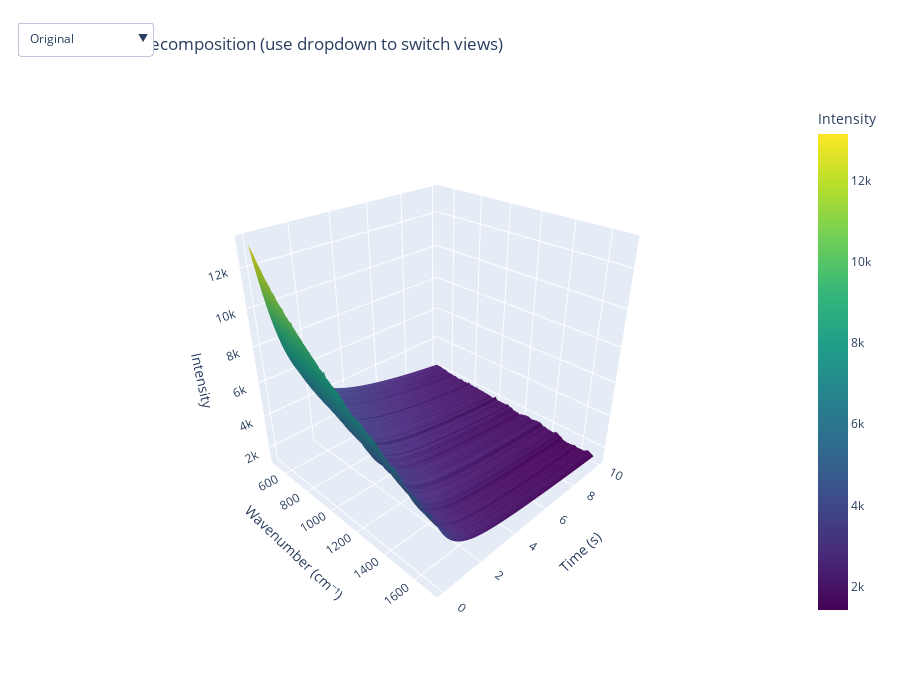

Notebook source saved alongside this figure:
### Code cell
# Visualise results
visualise_decomposition(
    model=model,
    dataset=synthetic_ds.isel(sample=0),
)


# from decomposition import visualise_decomposition_3d
# visualise_decomposition_3d(model, time_series, wavenumbers_arr, time_values)




# compare predicted vs actual fluorophore spectra
predicted_bases = model.fluorophore_bases.cpu().detach().numpy()  # (n_fluorophores, n_wavenumbers)
actual_bases = synthetic_ds.isel(sample=0).fluorophore_bases_gt.values  # (n_fluorophores, n_wavenumbers)
pu.compare_spectra(
    [pu.convert_to_spectral_data(predicted_bases, wavenumbers=wavenumbers_arr),
     pu.convert_to_spectral_data(actual_bases, wavenumbers=wavenumbers_arr) ],
    titles=["Predicted Fluorophore Bases", "Actual Fluorophore Bases"],
    n_samples=3,
    height=3,
    separate_samples=True,
    width=10,
)

actual_bases = synthetic_ds.isel(sample=0).fluorophore_bases_gt.values

from decomposition import visualise_decomposition_3d
visualise_decomposition_3d(model, time_series, wavenumbers_arr, time_values)

### Figure 1 — Plotly figure (JSON) as saved in the notebook; plotly's stock layout.template omitted (floating-point values rounded to 4 significant figures; data arrays with more than 128 entries replaced by an {"elided": "..."} marker saying what was removed)
{"data": [{"colorbar": {"title": {"text": "Intensity"}, "x": 1.02}, "colorscale": [[0, "#440154"], [0.1111, "#482878"], [0.2222, "#3e4989"], [0.3333, "#31688e"], [0.4444, "#26828e"], [0.5556, "#1f9e89"], [0.6667, "#35b779"], [0.7778, "#6ece58"], [0.8889, "#b5de2b"], [1, "#fde725"]], "name": "Original", "type": "surface", "visible": true, "x": {"elided": "315 float values"}, "y": [0.0, 0.1, 0.2, 0.3, 0.4, 0.5, 0.6, 0.7, 0.8, 0.9, 1.0, 1.1, 1.2, 1.3, 1.4, 1.5, 1.6, 1.7, 1.8, 1.9, 2.0, 2.1, 2.2, 2.3, 2.4, 2.5, 2.6, 2.7, 2.8, 2.9, 3.0, 3.1, 3.2, 3.3, 3.4, 3.5, 3.6, 3.7, 3.8, 3.9, 4.0, 4.1, 4.2, 4.3, 4.4, 4.5, 4.6, 4.7, 4.8, 4.9, 5.0, 5.1, 5.2, 5.3, 5.4, 5.5, 5.6, 5.7, 5.8, 5.9, 6.0, 6.1, 6.2, 6.3, 6.4, 6.5, 6.6, 6.7, 6.8, 6.9, 7.0, 7.1, 7.2, 7.3, 7.4, 7.5, 7.6, 7.7, 7.8, 7.9, 8.0, 8.1, 8.2, 8.3, 8.4, 8.5, 8.6, 8.7, 8.8, 8.9, 9.0, 9.1, 9.2, 9.3, 9.4, 9.5, 9.6, 9.7, 9.8, 9.9, 10.0], "z": {"elided": "101x315 float values"}}, {"colorscale": [[0, "#440154"], [0.1111, "#482878"], [0.2222, "#3e4989"], [0.3333, "#31688e"], [0.4444, "#26828e"], [0.5556, "#1f9e89"], [0.6667, "#35b779"], [0.7778, "#6ece58"], [0.8889, "#b5de2b"], [1, "#fde725"]], "name": "Reconstructed", "type": "surface", "visible": false, "x": {"elided": "315 float values"}, "y": [0.0, 0.1, 0.2, 0.3, 0.4, 0.5, 0.6, 0.7, 0.8, 0.9, 1.0, 1.1, 1.2, 1.3, 1.4, 1.5, 1.6, 1.7, 1.8, 1.9, 2.0, 2.1, 2.2, 2.3, 2.4, 2.5, 2.6, 2.7, 2.8, 2.9, 3.0, 3.1, 3.2, 3.3, 3.4, 3.5, 3.6, 3.7, 3.8, 3.9, 4.0, 4.1, 4.2, 4.3, 4.4, 4.5, 4.6, 4.7, 4.8, 4.9, 5.0, 5.1, 5.2, 5.3, 5.4, 5.5, 5.6, 5.7, 5.8, 5.9, 6.0, 6.1, 6.2, 6.3, 6.4, 6.5, 6.6, 6.7, 6.8, 6.9, 7.0, 7.1, 7.2, 7.3, 7.4, 7.5, 7.6, 7.7, 7.8, 7.9, 8.0, 8.1, 8.2, 8.3, 8.4, 8.5, 8.6, 8.7, 8.8, 8.9, 9.0, 9.1, 9.2, 9.3, 9.4, 9.5, 9.6, 9.7, 9.8, 9.9, 10.0], "z": {"elided": "101x315 float values"}}, {"cmid": 0, "colorscale": [[0, "rgb(103,0,31)"], [0.1, "rgb(178,24,43)"], [0.2, "rgb(214,96,77)"], [0.3, "rgb(244,165,130)"], [0.4, "rgb(253,219,199)"], [0.5, "rgb(247,247,247)"], [0.6, "rgb(209,229,240)"], [0.7, "rgb(146,197,222)"], [0.8, "rgb(67,147,195)"], [0.9, "rgb(33,102,172)"], [1, "rgb(5,48,97)"]], "name": "Residual", "type": "surface", "visible": false, "x": {"elided": "315 float values"}, "y": [0.0, 0.1, 0.2, 0.3, 0.4, 0.5, 0.6, 0.7, 0.8, 0.9, 1.0, 1.1, 1.2, 1.3, 1.4, 1.5, 1.6, 1.7, 1.8, 1.9, 2.0, 2.1, 2.2, 2.3, 2.4, 2.5, 2.6, 2.7, 2.8, 2.9, 3.0, 3.1, 3.2, 3.3, 3.4, 3.5, 3.6, 3.7, 3.8, 3.9, 4.0, 4.1, 4.2, 4.3, 4.4, 4.5, 4.6, 4.7, 4.8, 4.9, 5.0, 5.1, 5.2, 5.3, 5.4, 5.5, 5.6, 5.7, 5.8, 5.9, 6.0, 6.1, 6.2, 6.3, 6.4, 6.5, 6.6, 6.7, 6.8, 6.9, 7.0, 7.1, 7.2, 7.3, 7.4, 7.5, 7.6, 7.7, 7.8, 7.9, 8.0, 8.1, 8.2, 8.3, 8.4, 8.5, 8.6, 8.7, 8.8, 8.9, 9.0, 9.1, 9.2, 9.3, 9.4, 9.5, 9.6, 9.7, 9.8, 9.9, 10.0], "z": {"elided": "101x315 float values"}}, {"colorscale": [[0, "rgb(255,245,235)"], [0.125, "rgb(254,230,206)"], [0.25, "rgb(253,208,162)"], [0.375, "rgb(253,174,107)"], [0.5, "rgb(253,141,60)"], [0.625, "rgb(241,105,19)"], [0.75, "rgb(217,72,1)"], [0.875, "rgb(166,54,3)"], [1, "rgb(127,39,4)"]], "name": "Fluorescence", "type": "surface", "visible": false, "x": {"elided": "315 float values"}, "y": [0.0, 0.1, 0.2, 0.3, 0.4, 0.5, 0.6, 0.7, 0.8, 0.9, 1.0, 1.1, 1.2, 1.3, 1.4, 1.5, 1.6, 1.7, 1.8, 1.9, 2.0, 2.1, 2.2, 2.3, 2.4, 2.5, 2.6, 2.7, 2.8, 2.9, 3.0, 3.1, 3.2, 3.3, 3.4, 3.5, 3.6, 3.7, 3.8, 3.9, 4.0, 4.1, 4.2, 4.3, 4.4, 4.5, 4.6, 4.7, 4.8, 4.9, 5.0, 5.1, 5.2, 5.3, 5.4, 5.5, 5.6, 5.7, 5.8, 5.9, 6.0, 6.1, 6.2, 6.3, 6.4, 6.5, 6.6, 6.7, 6.8, 6.9, 7.0, 7.1, 7.2, 7.3, 7.4, 7.5, 7.6, 7.7, 7.8, 7.9, 8.0, 8.1, 8.2, 8.3, 8.4, 8.5, 8.6, 8.7, 8.8, 8.9, 9.0, 9.1, 9.2, 9.3, 9.4, 9.5, 9.6, 9.7, 9.8, 9.9, 10.0], "z": {"elided": "101x315 float values"}}, {"colorscale": [[0, "rgb(247,251,255)"], [0.125, "rgb(222,235,247)"], [0.25, "rgb(198,219,239)"], [0.375, "rgb(158,202,225)"], [0.5, "rgb(107,174,214)"], [0.625, "rgb(66,146,198)"], [0.75, "rgb(33,113,181)"], [0.875, "rgb(8,81,156)"], [1, "rgb(8,48,107)"]], "name": "Predicted Raman", "type": "surface", "visible": false, "x": {"elided": "315 float values"}, "y": [0.0, 0.1, 0.2, 0.3, 0.4, 0.5, 0.6, 0.7, 0.8, 0.9, 1.0, 1.1, 1.2, 1.3, 1.4, 1.5, 1.6, 1.7, 1.8, 1.9, 2.0, 2.1, 2.2, 2.3, 2.4, 2.5, 2.6, 2.7, 2.8, 2.9, 3.0, 3.1, 3.2, 3.3, 3.4, 3.5, 3.6, 3.7, 3.8, 3.9, 4.0, 4.1, 4.2, 4.3, 4.4, 4.5, 4.6, 4.7, 4.8, 4.9, 5.0, 5.1, 5.2, 5.3, 5.4, 5.5, 5.6, 5.7, 5.8, 5.9, 6.0, 6.1, 6.2, 6.3, 6.4, 6.5, 6.6, 6.7, 6.8, 6.9, 7.0, 7.1, 7.2, 7.3, 7.4, 7.5, 7.6, 7.7, 7.8, 7.9, 8.0, 8.1, 8.2, 8.3, 8.4, 8.5, 8.6, 8.7, 8.8, 8.9, 9.0, 9.1, 9.2, 9.3, 9.4, 9.5, 9.6, 9.7, 9.8, 9.9, 10.0], "z": {"elided": "101x315 float values"}}], "layout": {"height": 700, "scene": {"camera": {"eye": {"x": 1.5, "y": -1.5, "z": 1.2}}, "xaxis": {"title": {"text": "Wavenumber (cm⁻¹)"}}, "yaxis": {"title": {"text": "Time (s)"}}, "zaxis": {"title": {"text": "Intensity"}}}, "title": {"text": "3D Spectral Decomposition (use dropdown to switch views)"}, "updatemenus": [{"active": 0, "buttons": [{"args": [{"visible": [true, false, false, false, false]}], "label": "Original", "method": "update"}, {"args": [{"visible": [false, true, false, false, false]}], "label": "Reconstructed", "method": "update"}, {"args": [{"visible": [false, false, true, false, false]}], "label": "Residual", "method": "update"}, {"args": [{"visible": [false, false, false, true, false]}], "label": "Fluorescence", "method": "update"}, {"args": [{"visible": [false, false, false, false, true]}], "label": "Predicted Raman", "method": "update"}], "direction": "down", "showactive": true, "x": 0.1, "y": 1.15}], "width": 900}}
